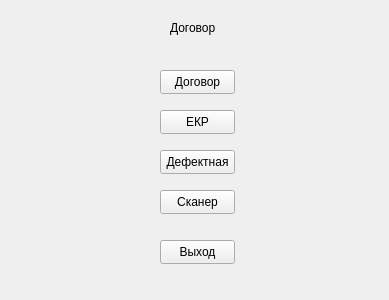
<?xml version="1.0" encoding="UTF-8"?>
<ui version="4.0">
 <class>Form</class>
 <widget class="QWidget" name="Form">
  <property name="geometry">
   <rect>
    <x>0</x>
    <y>0</y>
    <width>389</width>
    <height>300</height>
   </rect>
  </property>
  <property name="windowTitle">
   <string>Form</string>
  </property>
  <widget class="QPushButton" name="b_contract">
   <property name="geometry">
    <rect>
     <x>160</x>
     <y>70</y>
     <width>75</width>
     <height>24</height>
    </rect>
   </property>
   <property name="text">
    <string>Договор</string>
   </property>
  </widget>
  <widget class="QPushButton" name="b_ekr">
   <property name="geometry">
    <rect>
     <x>160</x>
     <y>110</y>
     <width>75</width>
     <height>24</height>
    </rect>
   </property>
   <property name="text">
    <string>ЕКР</string>
   </property>
  </widget>
  <widget class="QPushButton" name="b_def">
   <property name="geometry">
    <rect>
     <x>160</x>
     <y>150</y>
     <width>75</width>
     <height>24</height>
    </rect>
   </property>
   <property name="text">
    <string>Дефектная</string>
   </property>
  </widget>
  <widget class="QPushButton" name="b_scaner">
   <property name="geometry">
    <rect>
     <x>160</x>
     <y>190</y>
     <width>75</width>
     <height>24</height>
    </rect>
   </property>
   <property name="text">
    <string>Сканер</string>
   </property>
  </widget>
  <widget class="QPushButton" name="b_exit">
   <property name="geometry">
    <rect>
     <x>160</x>
     <y>240</y>
     <width>75</width>
     <height>24</height>
    </rect>
   </property>
   <property name="text">
    <string>Выход</string>
   </property>
  </widget>
  <widget class="QLabel" name="label">
   <property name="geometry">
    <rect>
     <x>170</x>
     <y>20</y>
     <width>81</width>
     <height>16</height>
    </rect>
   </property>
   <property name="text">
    <string>Договор</string>
   </property>
  </widget>
 </widget>
 <resources/>
 <connections/>
</ui>
